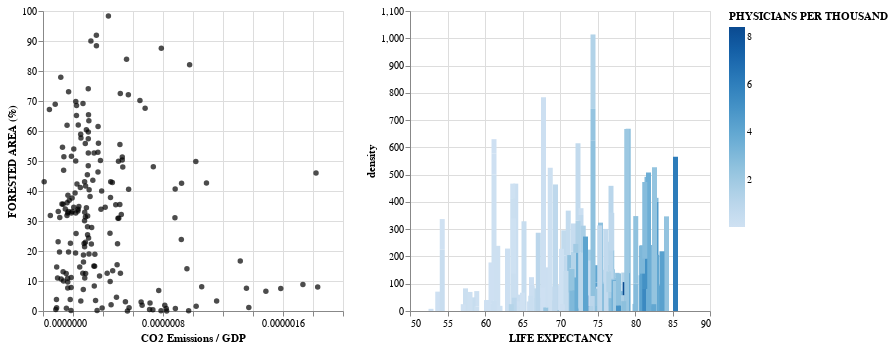

Notebook cell for this chart:
### Code cell
final_dataset['co2_density ratio'] = final_dataset['CO2-EMISSIONS']/final_dataset['density'] #maybe delete this one.
final_dataset['co2gdpratio'] = final_dataset['CO2-EMISSIONS']/final_dataset['GDP']

pts = alt.selection_interval()

task_2_1 = alt.Chart(final_dataset).mark_circle().encode(
    alt.X('co2gdpratio', title = 'CO2 Emissions / GDP'),
    alt.Y('FORESTED AREA (%)'),
    # alt.Color('OFFICIAL LANGUAGE'),#temporary,
    color=alt.condition(pts, alt.value("black"), alt.value("lightgray"))
).add_params(
    pts
)
# task_2_1

task_2_2 = alt.Chart(final_dataset).mark_bar().encode(
    alt.X('LIFE EXPECTANCY'),
    alt.Y('density'),
    alt.Color('PHYSICIANS PER THOUSAND'),
    tooltip = ['COUNTRY']
).transform_filter(
    pts
)
# task_2_2

alt.hconcat(
    task_2_1,
    task_2_2,
    data=final_dataset
).transform_bin(
    "mbin",
    field="m"
)

### Figure 1 — Vega-Lite specification as saved in the notebook (floating-point values rounded to 4 significant figures; data arrays with more than 128 entries replaced by an {"elided": "..."} marker saying what was removed)
{"config": {"view": {"continuousWidth": 300, "continuousHeight": 300}}, "hconcat": [{"mark": {"type": "circle"}, "encoding": {"color": {"condition": {"param": "param_4", "value": "black"}, "value": "lightgray"}, "x": {"field": "co2gdpratio", "title": "CO2 Emissions / GDP", "type": "quantitative"}, "y": {"field": "FORESTED AREA (%)", "type": "quantitative"}}, "name": "view_2"}, {"mark": {"type": "bar"}, "encoding": {"color": {"field": "PHYSICIANS PER THOUSAND", "type": "quantitative"}, "tooltip": [{"field": "COUNTRY", "type": "nominal"}], "x": {"field": "LIFE EXPECTANCY", "type": "quantitative"}, "y": {"field": "density", "type": "quantitative"}}, "transform": [{"filter": {"param": "param_4"}}]}], "data": {"name": "data-d620a79751d2703ef3dcc25f22367fdc"}, "params": [{"name": "param_4", "select": {"type": "interval"}, "views": ["view_2"]}], "transform": [{"bin": true, "field": "m", "as": "mbin"}], "$schema": "https://vega.github.io/schema/vega-lite/v5.8.0.json", "datasets": {"data-d620a79751d2703ef3dcc25f22367fdc": {"elided": "195 records"}}}
